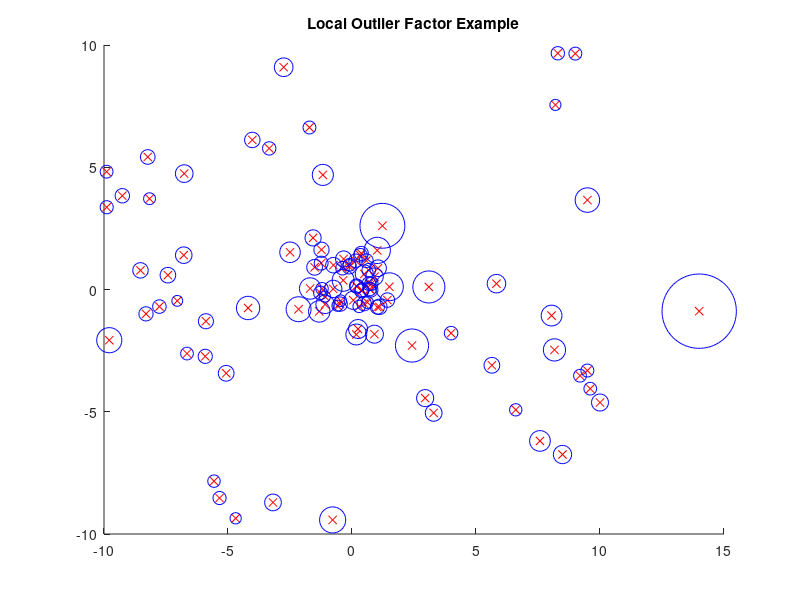

The MATLAB source for this figure:
%% Example 12.1 Local Outlier Factor
%
% * *Result in book* : Figure 12.1
% * *Code in book* : Figure 12.2
% * *Output* : |eg12_1.png|
% * *Usage* : |eg12_1(), eg12_1(100, 3)|
%
%% Source Code
function eg12_1(n, k)
    % init
    rng(0, 'v5uniform'); rng(0, 'v5normal');
    % recommended, use it in future instead of
    % rand('state', 0); randn('state', 0);
    if nargin < 2
        n = 100; k = 3;
    end

    x = [(rand(n / 2, 2) - 0.5) * 20; randn(n / 2, 2)];
    x(n, 1) = 14;
    x2 = sum(x .^ 2, 2);
    dis = sqrt(repmat(x2, 1, n) + repmat(x2', n, 1) - 2 * x * x');
    [s, t] = sort(dis, 2);

    RD = zeros(n, k);
    LRD = zeros(n, k + 1);

    for ii = 1 : k + 1
        for jj = 1 : k
            RD(:, jj) = max( ...
            	s( t( t(:, ii), jj + 1 ), k ), ...
            	s( t(:, ii), jj + 1 ) ...
            );
        end
        LRD(:, ii) = 1 ./ mean(RD, 2);
    end
    LOF = mean(LRD(:, 2 : k + 1), 2) ./ LRD(:, 1);

    figure('Name', 'Local Outlier Factor Example'); clf; hold on
    title('Local Outlier Factor Example');
    axis([-10, 15, -10, 10]);
    plot(x(:, 1), x(:, 2), 'rx');
    for ii = 1 : n
        plot(x(ii , 1), x(ii , 2), 'bo', 'MarkerSize', LOF(ii) * 10);
    end
    saveas(gcf, 'eg12_1', 'png');
end
